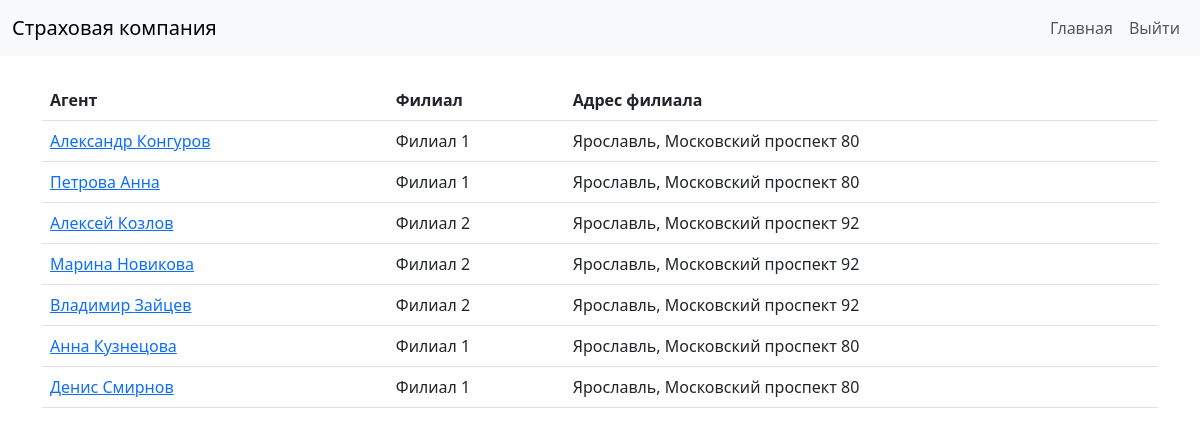
/agents/, run on the app's committed database.
### main/models.py (models this page shows, shortened)
class User(AbstractUser):
    patronymic = models.CharField(max_length=100, blank=True, null=True) # Отчество
    date_birth = models.DateField(blank=True, null=True, default='2000-01-01') # Дата рождения
    phone = models.CharField(max_length=100, blank=True, null=True) # Телефон
    adress = models.CharField(max_length=100, blank=True, null=True) # Адрес
    passport = models.CharField(max_length=100, blank=True, null=True) # Паспорт
    filial = models.ForeignKey(Filial, on_delete=models.CASCADE, blank=True, null=True) # Филиал
    role = models.ForeignKey(Roles, on_delete=models.CASCADE, blank=True, null=True) # Роль
    class Meta:
        verbose_name = 'Пользователь'
        verbose_name_plural = 'Пользователи'

class Filial(models.Model): # Филиал
    name = models.CharField(max_length=100) # Название
    address = models.CharField(max_length=100) # Адрес
    phone = models.CharField(max_length=100)    # Телефон
    class Meta:
        verbose_name = 'Филиал'
        verbose_name_plural = 'Филиалы'

### main/views.py (the view)
# urls.py: path('agents/', views.agents, name='agents'),  # Путь к странице со списком агентов
def agents(request):
    agents = User.objects.filter(role__name='Агент')  # получаем агентов
    return render(request, 'agents.html', {'agents': agents})

### templates/agents.html (shortened to what this page needs)
<!DOCTYPE html>
<html lang="en">
<head>
    <link rel="stylesheet" href="https://cdn.jsdelivr.net/npm/bootstrap@5.3.0/dist/css/bootstrap.min.css">
</head>
<body>
<nav class="navbar navbar-expand-lg navbar-light bg-light">
    <div class="container-fluid">
        <a class="navbar-brand" href="{% url 'index' %}">Страховая компания</a>
        <div class="collapse navbar-collapse" id="navbarNav">
            <ul class="navbar-nav ms-auto">
                <li class="nav-item">
                    <a class="nav-link" href="{% url 'index' %}">Главная</a>
                </li>
                <li class="nav-item">
                    <a class="nav-link" href="{% url 'logout' %}">Выйти</a>
                </li>
            </ul>
        </div>
    </div>
</nav>
<div class="container mt-4">
    <table class="table">
        <thead>
        <tr>
            <th scope="col">Агент</th>
            <th scope="col">Филиал</th>
            <th scope="col">Адрес филиала</th>
        </tr>
        </thead>
        <tbody>
        {% for agent in agents %}
            <tr>
                <td><a href="{% url 'profile' agent.id %}">{{ agent.first_name }} {{ agent.last_name }}</a></td>
                <td>{{ agent.filial.name }}</td>
                <td>{{ agent.filial.address }}</td>
            </tr>
        {% endfor %}
        </tbody>
    </table>
</div>
</body>
</html>

### data on the page
User: first_name "Александр", last_name "Конгуров", filial.name "Филиал 1", filial.address "Ярославль, Московский проспект 80"
User: first_name "Петрова", last_name "Анна", filial.name "Филиал 1", filial.address "Ярославль, Московский проспект 80"
User: first_name "Алексей", last_name "Козлов", filial.name "Филиал 2", filial.address "Ярославль, Московский проспект 92"
User: first_name "Марина", last_name "Новикова", filial.name "Филиал 2", filial.address "Ярославль, Московский проспект 92"
User: first_name "Владимир", last_name "Зайцев", filial.name "Филиал 2", filial.address "Ярославль, Московский проспект 92"
User: first_name "Анна", last_name "Кузнецова", filial.name "Филиал 1", filial.address "Ярославль, Московский проспект 80"
User: first_name "Денис", last_name "Смирнов", filial.name "Филиал 1", filial.address "Ярославль, Московский проспект 80"
